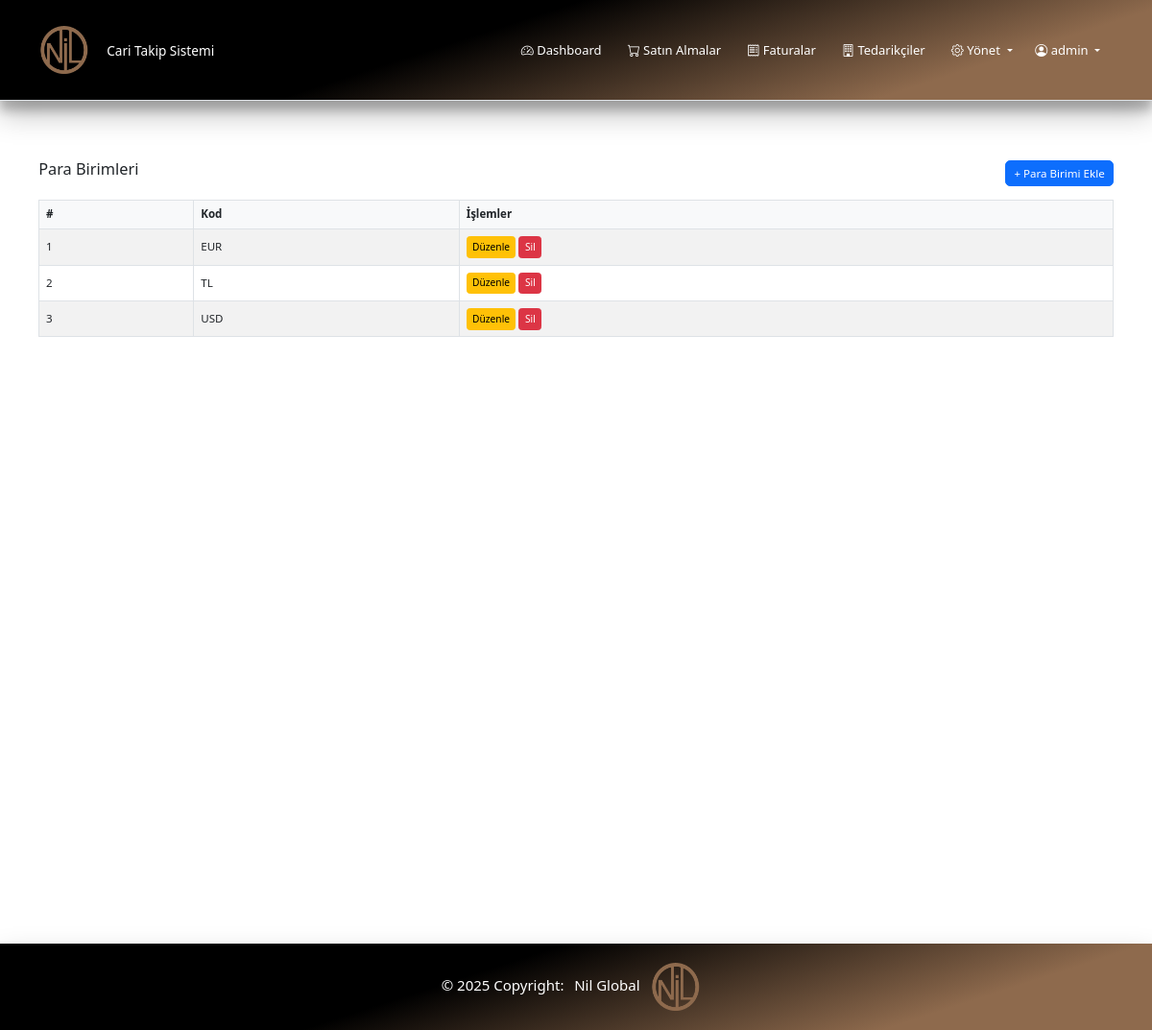
Before: /parametreler/para-birimi/ (signed in) with the older database file.
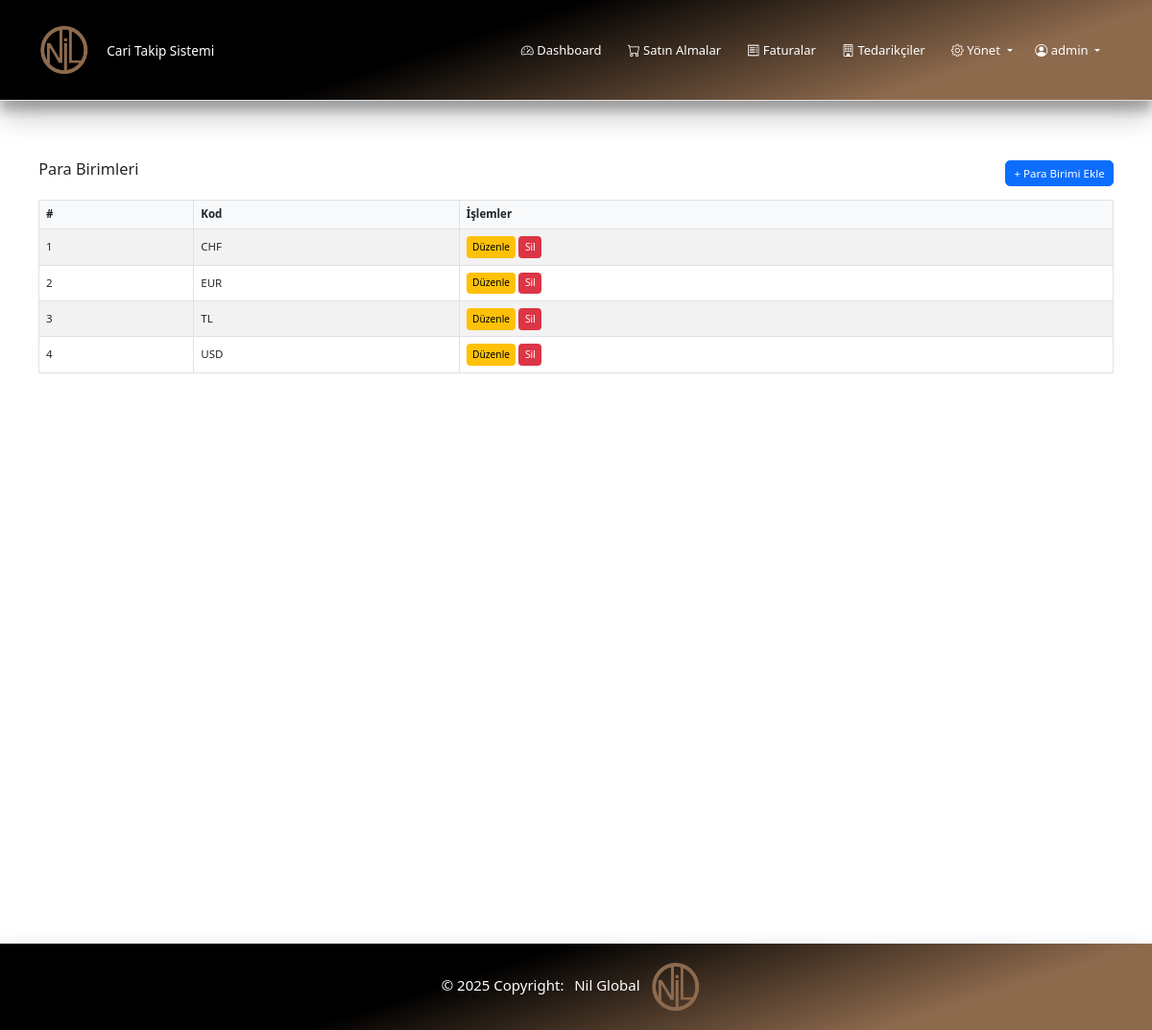
After: the same page with the newer database file.
### parametreler/models.py (models this page shows, shortened)
class ParaBirimi(models.Model):
    kod = models.CharField(max_length=10, verbose_name="Para Birimi Kodu")
    created_at = models.DateTimeField(auto_now_add=True)
    updated_at = models.DateTimeField(auto_now=True)
    class Meta:
        verbose_name = "Para Birimi"
        verbose_name_plural = "Para Birimleri"
        ordering = ['kod']

### parametreler/views.py (the view)
# urls.py: path('para-birimi/', views.para_birimi_listesi, name='para_birimi_listesi'),
@login_required
def para_birimi_listesi(request):
    para_birimleri = ParaBirimi.objects.all()
    return render(request, 'parametreler/para_birimi_listesi.html', {'para_birimleri': para_birimleri})

### parametreler/templates/parametreler/para_birimi_listesi.html (shortened to what this page needs)
{% extends 'base.html' %}
{% block content %}
<div class="container mt-4">
    <div class="d-flex justify-content-between align-items-center mb-3">
        <h2>Para Birimleri</h2>
        <a href="{% url 'parametreler:para_birimi_ekle' %}" class="btn btn-primary">+ Para Birimi Ekle</a>
    </div>
    <table class="table table-striped table-bordered">
        <thead>
            <tr>
                <th>#</th>
                <th>Kod</th>
                <th>İşlemler</th>
            </tr>
        </thead>
        <tbody>
            {% for para_birimi in para_birimleri %}
            <tr>
                <td>{{ forloop.counter }}</td>
                <td>{{ para_birimi.kod }}</td>
                <td>
                    <a href="{% url 'parametreler:para_birimi_duzenle' para_birimi.pk %}" class="btn btn-warning btn-sm">Düzenle</a>
                    <a href="{% url 'parametreler:para_birimi_sil' para_birimi.pk %}" class="btn btn-danger btn-sm">Sil</a>
                </td>
            </tr>
            {% empty %}
            <tr>
                <td colspan="3" class="text-center">Kayıtlı para birimi yok.</td>
            </tr>
            {% endfor %}
        </tbody>
    </table>
</div>
{% endblock %}

Changed rows visible on the page:
added ParaBirimi: kod "CHF"
